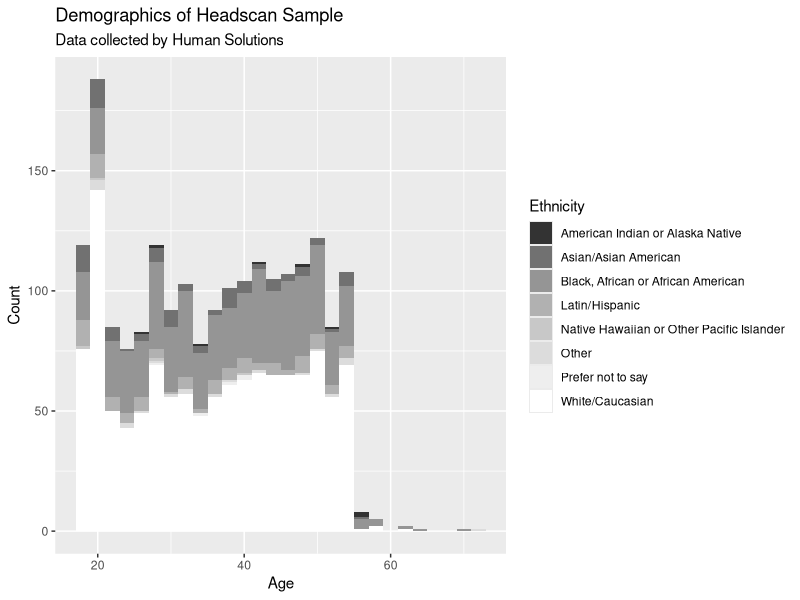
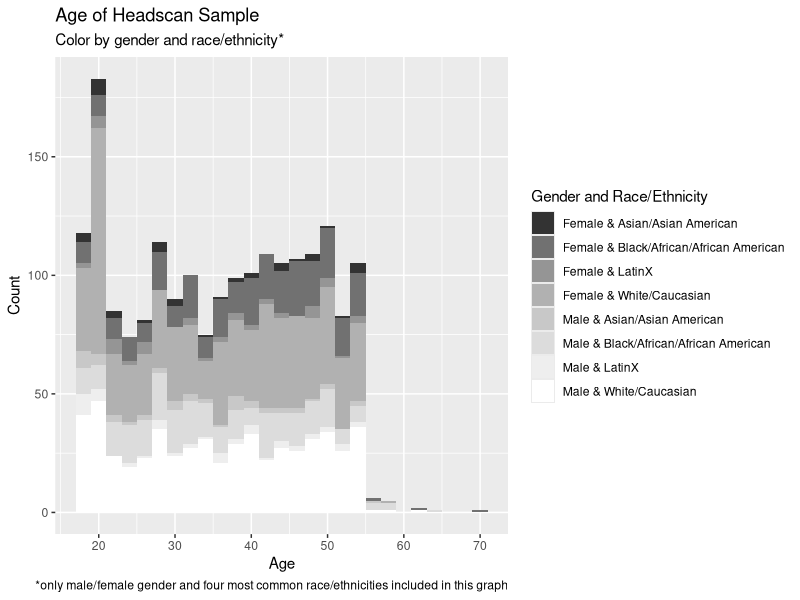
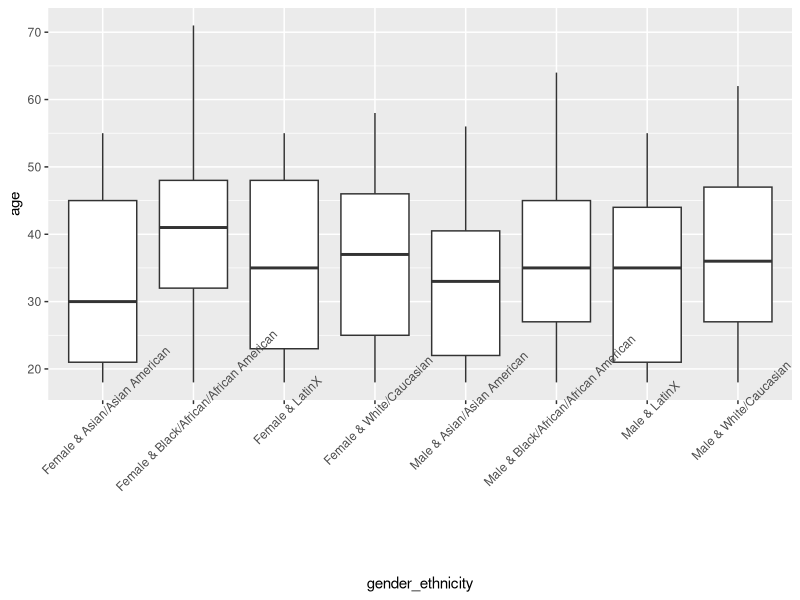
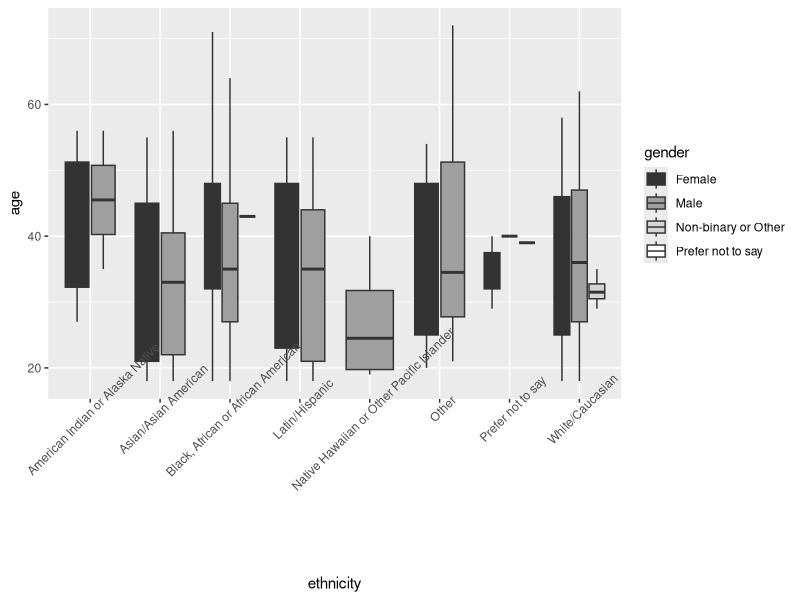
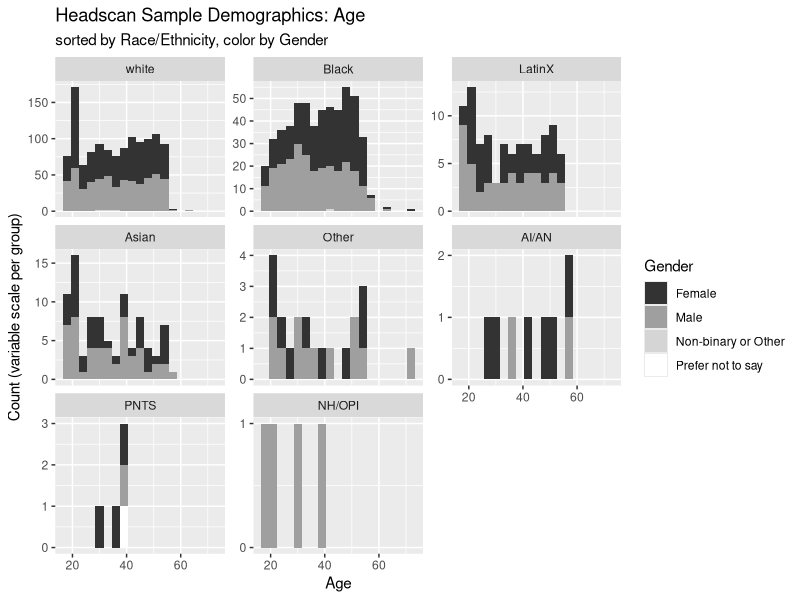

These charts were generated, in order, by the following R code:
## ---- chunk 1
knitr::opts_chunk$set(echo = TRUE)
## ---- chunk 2
library(readxl)
library(tidyverse)
library(scales)
## ---- chunk 3
demographics<-read_excel("headscan_demographics.xlsx")
## ---- chunk 4
head(demographics)
colnames(demographics)
## ---- chunk 5
demographics<-select(.data=demographics, 1:4)

demographics<-rename(.data=demographics,
                     age=Age,
                     gender=Gender,
                     ethnicity=Ethnicity)

demographics<-mutate(.data=demographics,
                     age = as.numeric(age),
                     gender= as.factor(gender),
                     ethnicity=as.factor(ethnicity))

demographics<-filter(.data=demographics,
                     !is.na(age),
                     !is.na(ethnicity),
                     !is.na(gender))
                     
mean(demographics$age, na.rm=TRUE)
median(demographics$age, na.rm=TRUE)
sd(demographics$age, na.rm=TRUE)
min(demographics$age, na.rm=TRUE)
max(demographics$age, na.rm=TRUE)

ggplot(data=demographics)+
  geom_histogram(binwidth=2, aes(x=age, fill=ethnicity))+
  scale_fill_grey(start = 0.2, end = 1)+
  labs(title= "Demographics of Headscan Sample",
       subtitle = "Data collected by Human Solutions",
       fill= "Ethnicity",
       y="Count",
       x="Age")



asian_women<-filter(.data=demographics,
                    gender == "Female",
                    ethnicity == "Asian/Asian American")
asian_women<-select(.data=asian_women, c(2))
asian_women$gender_ethnicity <-  "Female & Asian/Asian American"
  
asian_men<-filter(.data=demographics,
                  gender == "Male",
                  ethnicity == "Asian/Asian American")
asian_men<-select(.data=asian_men, c(2))
asian_men$gender_ethnicity <-  "Male & Asian/Asian American"

black_women<-filter(.data=demographics,
                    gender == "Female",
                    ethnicity == "Black, African or African American")
black_women<-select(.data=black_women, c(2))
black_women$gender_ethnicity <-  "Female & Black/African/African American"

black_men<-filter(.data=demographics,
                  gender == "Male",
                  ethnicity == "Black, African or African American")
black_men<-select(.data=black_men, c(2))
black_men$gender_ethnicity <-  "Male & Black/African/African American"

white_women<-filter(.data=demographics,
                    gender == "Female",
                    ethnicity == "White/Caucasian")
white_women<-select(.data=white_women, c(2))
white_women$gender_ethnicity <-  "Female & White/Caucasian"

white_men<-filter(.data=demographics,
                  gender == "Male",
                  ethnicity == "White/Caucasian")
white_men<-select(.data=white_men, c(2))
white_men$gender_ethnicity <-  "Male & White/Caucasian"

latinx_women<-filter(.data=demographics,
                     gender == "Female",
                     ethnicity == "Latin/Hispanic")
latinx_women<-select(.data=latinx_women, c(2))
latinx_women$gender_ethnicity <-  "Female & LatinX"

latinx_men<-filter(.data=demographics,
                   gender == "Male",
                   ethnicity == "Latin/Hispanic")
latinx_men<-select(.data=latinx_men, c(2))
latinx_men$gender_ethnicity <-  "Male & LatinX"

merge_cols<-c("age","gender_ethnicity")

demographics2 <- merge(asian_men, asian_women, by = merge_cols, all=TRUE)
demographics3 <- merge(demographics2, black_men, by = merge_cols, all=TRUE)
demographics4 <- merge(demographics3, black_women, by = merge_cols, all=TRUE)
demographics5 <- merge(demographics4, white_men, by = merge_cols, all=TRUE)
demographics6 <- merge(demographics5, white_women, by = merge_cols, all=TRUE)
demographics7 <- merge(demographics6, latinx_men, by = merge_cols, all=TRUE)
demographics_final <- merge(demographics7, latinx_women, by = merge_cols, all=TRUE)
## ---- chunk 6
ggplot(data=demographics_final, aes(x=age, fill=gender_ethnicity))+
  scale_fill_grey(start = 0.2, end = 1)+
  geom_histogram(binwidth = 2, position="stack")+
  labs(title= "Age of Headscan Sample",
       subtitle = "Color by gender and race/ethnicity*",
       y = "Count",
       x= "Age",
       fill="Gender and Race/Ethnicity",
       caption="*only male/female gender and four most common race/ethnicities included in this graph")
## ---- chunk 7
ggplot(data=demographics_final)+
  geom_boxplot(aes(x=gender_ethnicity, y=age))+
  theme(axis.text.x = element_text(angle = 45))
## ---- chunk 8
ggplot(data=demographics)+
  geom_boxplot(aes(x=ethnicity, y=age, fill=gender))+
  scale_fill_grey(start = 0.2, end = 1)+
  theme(axis.text.x = element_text(angle = 45))
## ---- chunk 9
demographics$ethnicity <- recode(demographics$ethnicity,
                "American Indian or Alaska Native" ='AI/AN',
                "Asian/Asian American" = 'Asian',
                "Black, African or African American" = 'Black',
                "Latin/Hispanic" = 'LatinX',
                "Native Hawaiian or Other Pacific Islander" = 'NH/OPI',
                "Prefer not to say" = 'PNTS',
                "White/Caucasian" = 'white')
## ---- chunk 10
freq_table <- demographics %>% group_by(ethnicity) %>% summarise(freq=n())
as.data.frame(freq_table)
demographics$ethnicity <- factor(demographics$ethnicity, levels=freq_table$ethnicity[order(freq_table$freq, decreasing = T)])
## ---- chunk 11




ggplot(data=demographics, aes(x= age, fill=gender))+
  scale_fill_grey(start = 0.2, end = 1)+
  geom_histogram(binwidth = 3)+
  labs(title="Headscan Sample Demographics: Age",
       subtitle="sorted by Race/Ethnicity, color by Gender",
       y="Count (variable scale per group)",
       x="Age",
       fill="Gender")+
  facet_wrap(~ethnicity, scales="free_y")+
  scale_y_continuous(breaks = function(x) unique(floor(pretty(seq(0, (max(x) + 1) * 1.1)))))



